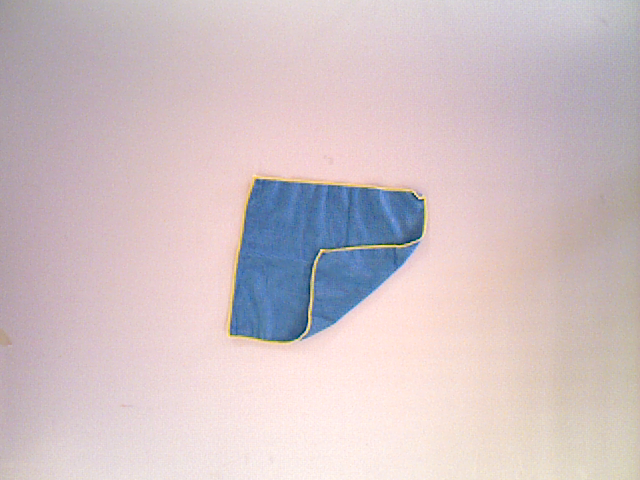
#> input picture data/20150625/dishcloth01_1_fold.ppm, 640 x 480 px
$ python -i GarmentSegmentation.py   (imports and definitions only)
#> lines starting #> are read from the running program, lines starting #| are printed output that depends on the picture; after the words box and inside, x2 and y2 are one past the last pixel; in counts of white or black regions, pixels touching at a corner belong together
#> further down, picture is the input picture: shape (480, 640, 3); mean B, G, R 196.8, 193.3, 208.5
import cv2
import numpy as np


class GarmentSegmentation:
    @staticmethod
    def background_subtraction(image):
        """
        Segments the garment from the background. This implementation returns colorful and dark
        objects as garments, and white and clear objects as background.
        :param image: Input image
        :return: Segmentation mask where white is garment and black is background
        """
        # Convert to HSV color space
        image_hsv = cv2.cvtColor(image, cv2.COLOR_BGR2HSV)
#> image_hsv: shape (480, 640, 3); mean H, S, V 91.9, 34, 214.9

        # Threshold value and saturation (using Otsu for threshold selection)
        blur_s = cv2.GaussianBlur(image_hsv[:, :, 1],(5, 5), 0)
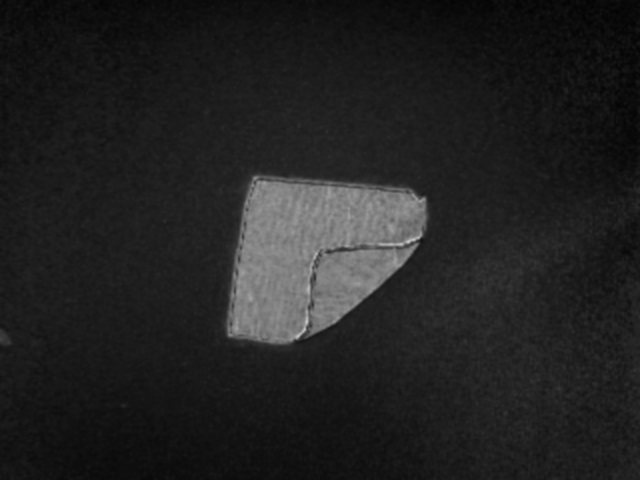
#> blur_s: shape (480, 640); min 3, max 204, mean 34
        ret, mask_s = cv2.threshold(blur_s, 0, 255, cv2.THRESH_BINARY + cv2.THRESH_OTSU)
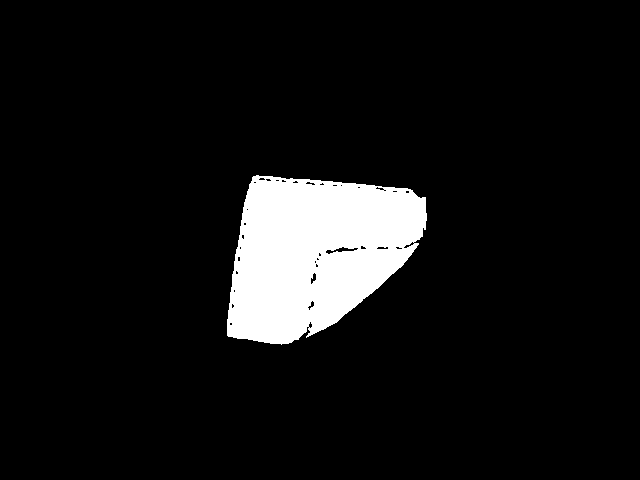
#> mask_s: shape (480, 640); 7.9% white; 1 white region, box (x1, y1, x2, y2) and area: (227, 175, 427, 345) 24168
#> ret = 76
        # cv2.imshow("----", mask_s)

        blur_v = cv2.GaussianBlur(image_hsv[:, :, 2], (5, 5), 0)
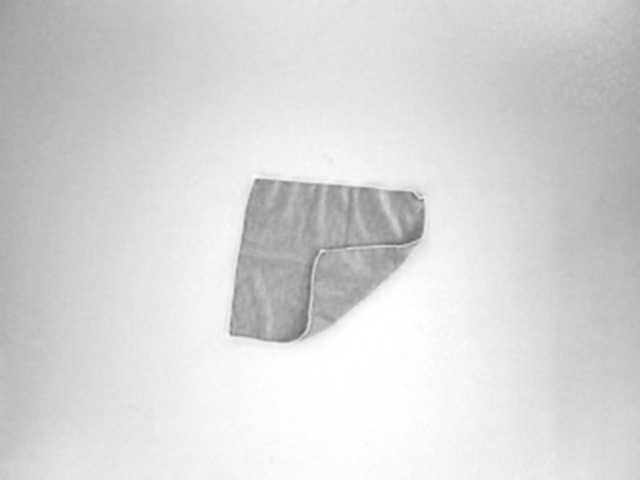
#> blur_v: shape (480, 640); min 101, max 255, mean 214.9
        ret, mask_v = cv2.threshold(blur_v, 0, 255, cv2.THRESH_BINARY_INV + cv2.THRESH_OTSU)
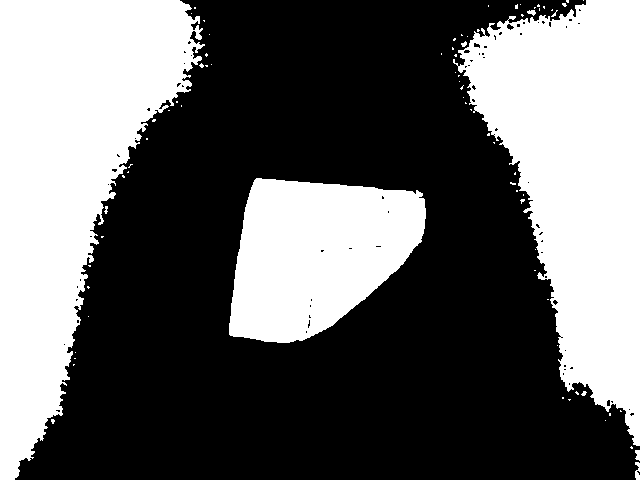
#> mask_v: shape (480, 640); 40.1% white; 78 white regions (70 under 20 px), largest, box (x1, y1, x2, y2) and area: (0, 0, 205, 480) 51906, (453, 0, 640, 446) 46923, (229, 178, 426, 343) 23668
#> ret = 210
        mask = cv2.bitwise_and(mask_s, mask_v)
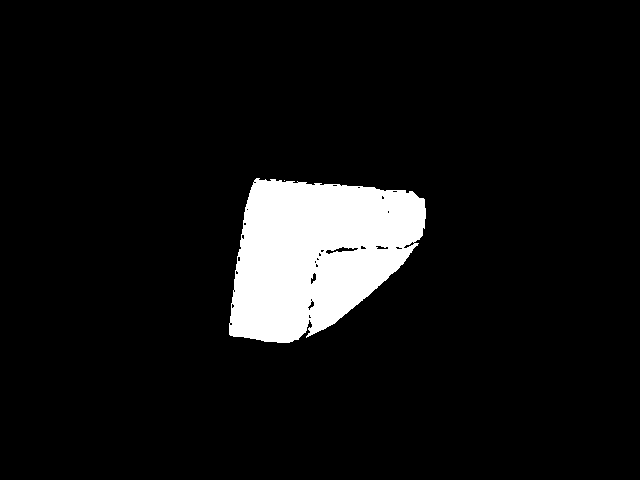
#> mask: shape (480, 640); 7.5% white; 2 white regions (1 under 20 px), largest, box (x1, y1, x2, y2) and area: (229, 178, 426, 343) 23181

        # Filter result using morphological operations (closing)
        kernel = np.ones((5, 5), np.uint8)
        filtered_mask_close = cv2.morphologyEx(mask, cv2.MORPH_CLOSE, kernel, iterations=5)
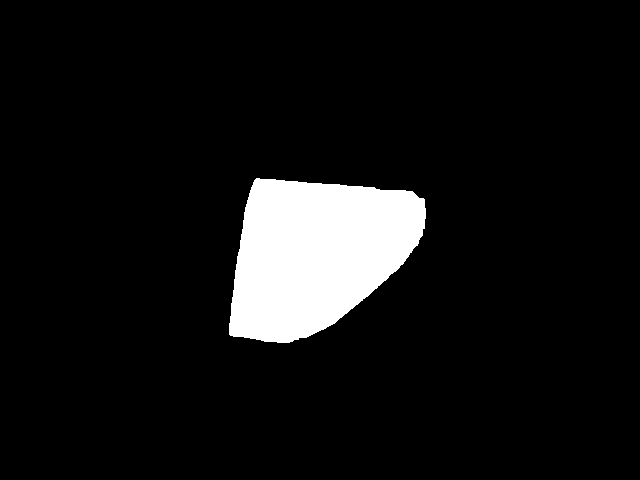
#> filtered_mask_close: shape (480, 640); 7.7% white; 1 white region, box (x1, y1, x2, y2) and area: (229, 178, 426, 343) 23591
        filtered_mask_open = cv2.morphologyEx(filtered_mask_close, cv2.MORPH_OPEN, kernel, iterations=8)
#> filtered_mask_open: shape (480, 640); 7.6% white; 1 white region, box (x1, y1, x2, y2) and area: (231, 181, 423, 341) 23389

        return filtered_mask_open


    @staticmethod
    def compute_approximated_polygon(mask):
        """
        Calculate the approximated polygon that describes the garment
        :param mask: Segmentation mask where white is garment and black is background
        :return: Garment Approximated Polygon (as a vector of 2D points)
        """
        # Get clothes outline with largest area
        garment_outlines, dummy = cv2.findContours(mask.copy(), cv2.RETR_EXTERNAL, cv2.CHAIN_APPROX_SIMPLE)
        largest_outline = max(garment_outlines, key=cv2.contourArea)

        # Simplify outline to approximated polygon:
        perimeter = cv2.arcLength(largest_outline, True)
        approximated_polygon = cv2.approxPolyDP(largest_outline, 0.010 * perimeter, True)
        return approximated_polygon

>>> import cv2
>>> picture = cv2.imread('../../data/20150625/dishcloth01_1_fold.ppm')
>>> result = GarmentSegmentation().background_subtraction(picture)
